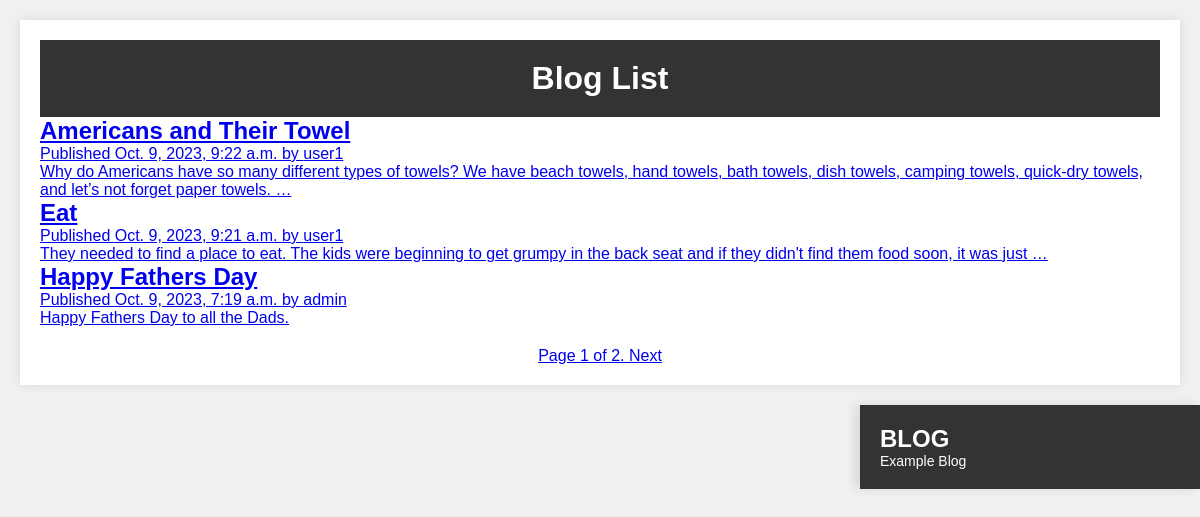
Screenshot of /blog/ with the database file from the repository.
### blog/models.py (models this page shows, shortened)
class Post(models.Model):
    STATUS_CHOICES = (
        ('draft', 'Draft'),
        ('published', 'Published'),
    )
    title = models.CharField(max_length=250)
    slug = models.SlugField(max_length=250, unique_for_date='publish')
    author = models.ForeignKey(User, on_delete=models.CASCADE, related_name='blog_posts')
    body = models.TextField()
    publish = models.DateTimeField(default=timezone.now)
    created = models.DateTimeField(auto_now_add=True)
    updated = models.DateTimeField(auto_now=True)
    status = models.CharField(max_length=10, choices=STATUS_CHOICES, default='draft')
    objects = models.Manager()
    published = PublishedManager()
    def get_absolute_url(self):
        return reverse('blog:post_detail',
                       args=[self.publish.year,
                             self.publish.strftime('%m'),
                             self.publish.strftime('%d'),
                             self.slug])
    class Meta:
        ordering = ('-publish',)

### blog/views.py (the view)
# urls.py: path('', views.PostListView.as_view(), name='post_list'),
class PostListView(ListView):
    queryset = Post.published.all()
    context_object_name = 'posts'
    paginate_by = 3
    template_name = 'blog/post/list.html'

### blog/templates/blog/post/list.html (shortened to what this page needs)
{% extends 'blog/base.html' %}
{% load static %}
{% block content %}
    <link rel="stylesheet" href="{% static 'css/list.css'%}">
    <h1>
        Blog List
    </h1>
    {% for post in posts %}
        <h2>
            <a href = "{{ post.get_absolute_url }}">
                {{ post.title }}
        </h2>
        <p class = "date">
            Published {{ post.publish }} by {{ post.author }}
        </p>
        {{ post.body | truncatewords:30 | linebreaks}}
    {% endfor %}
<footer>
    <p>
        {% include 'pagination.html' with page=page_obj %}
    </p>
</footer>
{% endblock content %}

### blog/templates/blog/base.html (shortened to what this page needs)
{% load static%}
<!DOCTYPE html>
<html>
    <head>
        <link href = " {% static 'css/blog.css' %}" rel="stylesheet">
    </head>
    <body>
        <div id = "content">
            {% block content %}
            {% endblock content %}
        </div>
        <div id = "sidebar">
            <h2>
                BLOG
            </h2>
            <p>
                Example Blog
            </p>
        </div>
    </body>
</html>

### blog/templates/pagination.html (shortened to what this page needs)
<div class = "pagination">
    <span class = "step-links">
        <span class = "current">
            Page {{ page.number }} of {{ page.paginator.num_pages }}.
        </span>
        {% if page.has_next %}
            <a href = "?page={{ page.next_page_number }}">Next</a>
        {% endif %}
    </span>
</div>

### static/css/blog.css (style rules this page uses)
body, h1, h2, p { margin: 0; padding: 0; }
body { background-color: #f0f0f0; font-family: Arial, sans-serif; }
h1 { background-color: #333; color: #fff; padding: 20px; text-align: center; }
#content { margin: 20px; padding: 20px; background-color: #fff; box-shadow: 0 0 10px rgba(0, 0, 0, 0.1); }
#sidebar { float: right; width: 300px; background-color: #333; color: #fff; padding: 20px; box-shadow: -5px 0 10px rgba(0, 0, 0, 0.1); }
#sidebar h2 { font-size: 24px; }
#sidebar p { font-size: 14px; }

### static/css/list.css (style rules this page uses)
h1 { background-color: #333; color: #fff; padding: 20px; text-align: center; margin: 0 auto; }
footer { text-align: center; margin-top: 20px; }

### rows the page displays
Post: title "Americans and Their Towel", publish "Oct. 9, 2023, 9:22 a.m.", author "user1", body "Why do Americans have so many different types of towels? We have beach towels, hand towels, bath towels, dish towels, camping towels, quick-dry towels, and let’s not forget paper towels. …"
Post: title "Eat", publish "Oct. 9, 2023, 9:21 a.m.", author "user1", body "They needed to find a place to eat. The kids were beginning to get grumpy in the back seat and if they didn't find them food soon, it was just …"
Post: title "Happy Fathers Day", publish "Oct. 9, 2023, 7:19 a.m.", author "admin", body "Happy Fathers Day to all the Dads."

### other values shown
{{ page.number }} "1"
{{ page.paginator.num_pages }} "2"
